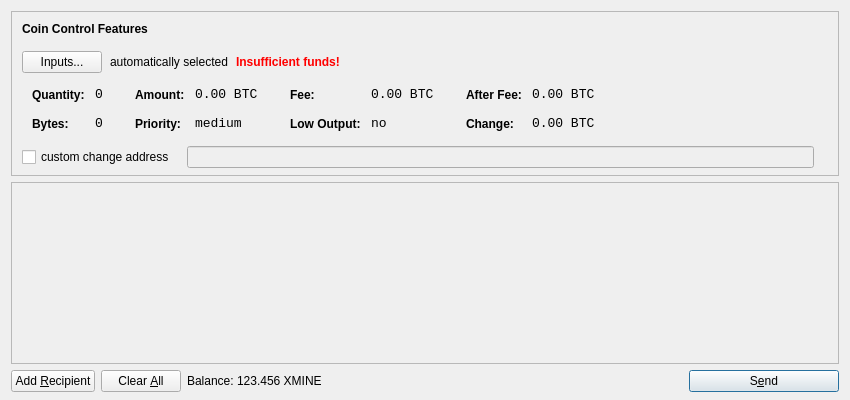
<?xml version="1.0" encoding="UTF-8"?>
<ui version="4.0">
 <class>SendCoinsDialog</class>
 <widget class="QDialog" name="SendCoinsDialog">
  <property name="geometry">
   <rect>
    <x>0</x>
    <y>0</y>
    <width>850</width>
    <height>400</height>
   </rect>
  </property>
  <property name="windowTitle">
   <string>Send Coins</string>
  </property>
  <layout class="QVBoxLayout" name="verticalLayout" stretch="0,1,0">
   <property name="bottomMargin">
    <number>8</number>
   </property>
   <item>
    <widget class="QFrame" name="frameCoinControl">
     <property name="sizePolicy">
      <sizepolicy hsizetype="Expanding" vsizetype="Expanding">
       <horstretch>0</horstretch>
       <verstretch>0</verstretch>
      </sizepolicy>
     </property>
     <property name="maximumSize">
      <size>
       <width>16777215</width>
       <height>16777215</height>
      </size>
     </property>
     <property name="frameShape">
      <enum>QFrame::StyledPanel</enum>
     </property>
     <property name="frameShadow">
      <enum>QFrame::Sunken</enum>
     </property>
     <layout class="QVBoxLayout" name="verticalLayoutCoinControl2">
      <property name="spacing">
       <number>-1</number>
      </property>
      <property name="leftMargin">
       <number>0</number>
      </property>
      <property name="topMargin">
       <number>0</number>
      </property>
      <property name="rightMargin">
       <number>0</number>
      </property>
      <property name="bottomMargin">
       <number>6</number>
      </property>
      <item>
       <layout class="QVBoxLayout" name="verticalLayoutCoinControl" stretch="0,0,0,0,1">
        <property name="spacing">
         <number>0</number>
        </property>
        <property name="leftMargin">
         <number>10</number>
        </property>
        <property name="topMargin">
         <number>10</number>
        </property>
        <item>
         <layout class="QHBoxLayout" name="horizontalLayoutCoinControl1">
          <property name="bottomMargin">
           <number>15</number>
          </property>
          <item>
           <widget class="QLabel" name="labelCoinControlFeatures">
            <property name="sizePolicy">
             <sizepolicy hsizetype="Preferred" vsizetype="Maximum">
              <horstretch>0</horstretch>
              <verstretch>0</verstretch>
             </sizepolicy>
            </property>
            <property name="font">
             <font>
              <weight>75</weight>
              <bold>true</bold>
             </font>
            </property>
            <property name="styleSheet">
             <string notr="true">font-weight:bold;</string>
            </property>
            <property name="text">
             <string>Coin Control Features</string>
            </property>
           </widget>
          </item>
         </layout>
        </item>
        <item>
         <layout class="QHBoxLayout" name="horizontalLayoutCoinControl2" stretch="0,0,0,0">
          <property name="spacing">
           <number>8</number>
          </property>
          <property name="bottomMargin">
           <number>10</number>
          </property>
          <item>
           <widget class="QPushButton" name="pushButtonCoinControl">
            <property name="styleSheet">
             <string notr="true"/>
            </property>
            <property name="text">
             <string>Inputs...</string>
            </property>
           </widget>
          </item>
          <item>
           <widget class="QLabel" name="labelCoinControlAutomaticallySelected">
            <property name="text">
             <string>automatically selected</string>
            </property>
            <property name="margin">
             <number>5</number>
            </property>
           </widget>
          </item>
          <item>
           <widget class="QLabel" name="labelCoinControlInsuffFunds">
            <property name="font">
             <font>
              <weight>75</weight>
              <bold>true</bold>
             </font>
            </property>
            <property name="styleSheet">
             <string notr="true">color:red;font-weight:bold;</string>
            </property>
            <property name="text">
             <string>Insufficient funds!</string>
            </property>
            <property name="margin">
             <number>5</number>
            </property>
           </widget>
          </item>
          <item>
           <spacer name="horizontalSpacerCoinControl">
            <property name="orientation">
             <enum>Qt::Horizontal</enum>
            </property>
            <property name="sizeHint" stdset="0">
             <size>
              <width>40</width>
              <height>1</height>
             </size>
            </property>
           </spacer>
          </item>
         </layout>
        </item>
        <item>
         <widget class="QWidget" name="widgetCoinControl" native="true">
          <property name="sizePolicy">
           <sizepolicy hsizetype="Preferred" vsizetype="Preferred">
            <horstretch>0</horstretch>
            <verstretch>0</verstretch>
           </sizepolicy>
          </property>
          <property name="minimumSize">
           <size>
            <width>0</width>
            <height>0</height>
           </size>
          </property>
          <property name="styleSheet">
           <string notr="true"/>
          </property>
          <layout class="QHBoxLayout" name="horizontalLayoutCoinControl5">
           <property name="margin">
            <number>0</number>
           </property>
           <item>
            <layout class="QHBoxLayout" name="horizontalLayoutCoinControl3" stretch="0,0,0,1">
             <property name="spacing">
              <number>20</number>
             </property>
             <property name="topMargin">
              <number>0</number>
             </property>
             <property name="bottomMargin">
              <number>10</number>
             </property>
             <item>
              <layout class="QFormLayout" name="formLayoutCoinControl1">
               <property name="horizontalSpacing">
                <number>10</number>
               </property>
               <property name="verticalSpacing">
                <number>14</number>
               </property>
               <property name="leftMargin">
                <number>10</number>
               </property>
               <property name="topMargin">
                <number>4</number>
               </property>
               <property name="rightMargin">
                <number>6</number>
               </property>
               <item row="0" column="0">
                <widget class="QLabel" name="labelCoinControlQuantityText">
                 <property name="styleSheet">
                  <string notr="true">font-weight:bold;</string>
                 </property>
                 <property name="text">
                  <string>Quantity:</string>
                 </property>
                 <property name="margin">
                  <number>0</number>
                 </property>
                </widget>
               </item>
               <item row="0" column="1">
                <widget class="QLabel" name="labelCoinControlQuantity">
                 <property name="font">
                  <font>
                   <family>Monospace</family>
                   <pointsize>10</pointsize>
                  </font>
                 </property>
                 <property name="cursor">
                  <cursorShape>IBeamCursor</cursorShape>
                 </property>
                 <property name="contextMenuPolicy">
                  <enum>Qt::ActionsContextMenu</enum>
                 </property>
                 <property name="text">
                  <string notr="true">0</string>
                 </property>
                 <property name="margin">
                  <number>0</number>
                 </property>
                 <property name="textInteractionFlags">
                  <set>Qt::LinksAccessibleByMouse|Qt::TextSelectableByKeyboard|Qt::TextSelectableByMouse</set>
                 </property>
                </widget>
               </item>
               <item row="1" column="0">
                <widget class="QLabel" name="labelCoinControlBytesText">
                 <property name="styleSheet">
                  <string notr="true">font-weight:bold;</string>
                 </property>
                 <property name="text">
                  <string>Bytes:</string>
                 </property>
                </widget>
               </item>
               <item row="1" column="1">
                <widget class="QLabel" name="labelCoinControlBytes">
                 <property name="font">
                  <font>
                   <family>Monospace</family>
                   <pointsize>10</pointsize>
                  </font>
                 </property>
                 <property name="cursor">
                  <cursorShape>IBeamCursor</cursorShape>
                 </property>
                 <property name="contextMenuPolicy">
                  <enum>Qt::ActionsContextMenu</enum>
                 </property>
                 <property name="text">
                  <string notr="true">0</string>
                 </property>
                 <property name="textInteractionFlags">
                  <set>Qt::LinksAccessibleByMouse|Qt::TextSelectableByKeyboard|Qt::TextSelectableByMouse</set>
                 </property>
                </widget>
               </item>
              </layout>
             </item>
             <item>
              <layout class="QFormLayout" name="formLayoutCoinControl2">
               <property name="horizontalSpacing">
                <number>10</number>
               </property>
               <property name="verticalSpacing">
                <number>14</number>
               </property>
               <property name="leftMargin">
                <number>6</number>
               </property>
               <property name="topMargin">
                <number>4</number>
               </property>
               <property name="rightMargin">
                <number>6</number>
               </property>
               <item row="0" column="0">
                <widget class="QLabel" name="labelCoinControlAmountText">
                 <property name="styleSheet">
                  <string notr="true">font-weight:bold;</string>
                 </property>
                 <property name="text">
                  <string>Amount:</string>
                 </property>
                 <property name="margin">
                  <number>0</number>
                 </property>
                </widget>
               </item>
               <item row="0" column="1">
                <widget class="QLabel" name="labelCoinControlAmount">
                 <property name="font">
                  <font>
                   <family>Monospace</family>
                   <pointsize>10</pointsize>
                  </font>
                 </property>
                 <property name="cursor">
                  <cursorShape>IBeamCursor</cursorShape>
                 </property>
                 <property name="contextMenuPolicy">
                  <enum>Qt::ActionsContextMenu</enum>
                 </property>
                 <property name="text">
                  <string notr="true">0.00 BTC</string>
                 </property>
                 <property name="textInteractionFlags">
                  <set>Qt::LinksAccessibleByMouse|Qt::TextSelectableByKeyboard|Qt::TextSelectableByMouse</set>
                 </property>
                </widget>
               </item>
               <item row="1" column="0">
                <widget class="QLabel" name="labelCoinControlPriorityText">
                 <property name="styleSheet">
                  <string notr="true">font-weight:bold;</string>
                 </property>
                 <property name="text">
                  <string>Priority:</string>
                 </property>
                </widget>
               </item>
               <item row="1" column="1">
                <widget class="QLabel" name="labelCoinControlPriority">
                 <property name="font">
                  <font>
                   <family>Monospace</family>
                   <pointsize>10</pointsize>
                  </font>
                 </property>
                 <property name="cursor">
                  <cursorShape>IBeamCursor</cursorShape>
                 </property>
                 <property name="contextMenuPolicy">
                  <enum>Qt::ActionsContextMenu</enum>
                 </property>
                 <property name="text">
                  <string>medium</string>
                 </property>
                 <property name="textInteractionFlags">
                  <set>Qt::LinksAccessibleByMouse|Qt::TextSelectableByKeyboard|Qt::TextSelectableByMouse</set>
                 </property>
                </widget>
               </item>
              </layout>
             </item>
             <item>
              <layout class="QFormLayout" name="formLayoutCoinControl3">
               <property name="horizontalSpacing">
                <number>10</number>
               </property>
               <property name="verticalSpacing">
                <number>14</number>
               </property>
               <property name="leftMargin">
                <number>6</number>
               </property>
               <property name="topMargin">
                <number>4</number>
               </property>
               <property name="rightMargin">
                <number>6</number>
               </property>
               <item row="0" column="0">
                <widget class="QLabel" name="labelCoinControlFeeText">
                 <property name="styleSheet">
                  <string notr="true">font-weight:bold;</string>
                 </property>
                 <property name="text">
                  <string>Fee:</string>
                 </property>
                 <property name="margin">
                  <number>0</number>
                 </property>
                </widget>
               </item>
               <item row="0" column="1">
                <widget class="QLabel" name="labelCoinControlFee">
                 <property name="font">
                  <font>
                   <family>Monospace</family>
                   <pointsize>10</pointsize>
                  </font>
                 </property>
                 <property name="cursor">
                  <cursorShape>IBeamCursor</cursorShape>
                 </property>
                 <property name="contextMenuPolicy">
                  <enum>Qt::ActionsContextMenu</enum>
                 </property>
                 <property name="text">
                  <string notr="true">0.00 BTC</string>
                 </property>
                 <property name="textInteractionFlags">
                  <set>Qt::LinksAccessibleByMouse|Qt::TextSelectableByKeyboard|Qt::TextSelectableByMouse</set>
                 </property>
                </widget>
               </item>
               <item row="1" column="0">
                <widget class="QLabel" name="labelCoinControlLowOutputText">
                 <property name="styleSheet">
                  <string notr="true">font-weight:bold;</string>
                 </property>
                 <property name="text">
                  <string>Low Output:</string>
                 </property>
                </widget>
               </item>
               <item row="1" column="1">
                <widget class="QLabel" name="labelCoinControlLowOutput">
                 <property name="font">
                  <font>
                   <family>Monospace</family>
                   <pointsize>10</pointsize>
                  </font>
                 </property>
                 <property name="cursor">
                  <cursorShape>IBeamCursor</cursorShape>
                 </property>
                 <property name="contextMenuPolicy">
                  <enum>Qt::ActionsContextMenu</enum>
                 </property>
                 <property name="text">
                  <string>no</string>
                 </property>
                 <property name="textInteractionFlags">
                  <set>Qt::LinksAccessibleByMouse|Qt::TextSelectableByKeyboard|Qt::TextSelectableByMouse</set>
                 </property>
                </widget>
               </item>
              </layout>
             </item>
             <item>
              <layout class="QFormLayout" name="formLayoutCoinControl4">
               <property name="horizontalSpacing">
                <number>10</number>
               </property>
               <property name="verticalSpacing">
                <number>14</number>
               </property>
               <property name="leftMargin">
                <number>6</number>
               </property>
               <property name="topMargin">
                <number>4</number>
               </property>
               <property name="rightMargin">
                <number>6</number>
               </property>
               <item row="0" column="0">
                <widget class="QLabel" name="labelCoinControlAfterFeeText">
                 <property name="styleSheet">
                  <string notr="true">font-weight:bold;</string>
                 </property>
                 <property name="text">
                  <string>After Fee:</string>
                 </property>
                 <property name="margin">
                  <number>0</number>
                 </property>
                </widget>
               </item>
               <item row="0" column="1">
                <widget class="QLabel" name="labelCoinControlAfterFee">
                 <property name="font">
                  <font>
                   <family>Monospace</family>
                   <pointsize>10</pointsize>
                  </font>
                 </property>
                 <property name="cursor">
                  <cursorShape>IBeamCursor</cursorShape>
                 </property>
                 <property name="contextMenuPolicy">
                  <enum>Qt::ActionsContextMenu</enum>
                 </property>
                 <property name="text">
                  <string notr="true">0.00 BTC</string>
                 </property>
                 <property name="textInteractionFlags">
                  <set>Qt::LinksAccessibleByMouse|Qt::TextSelectableByKeyboard|Qt::TextSelectableByMouse</set>
                 </property>
                </widget>
               </item>
               <item row="1" column="0">
                <widget class="QLabel" name="labelCoinControlChangeText">
                 <property name="styleSheet">
                  <string notr="true">font-weight:bold;</string>
                 </property>
                 <property name="text">
                  <string>Change:</string>
                 </property>
                </widget>
               </item>
               <item row="1" column="1">
                <widget class="QLabel" name="labelCoinControlChange">
                 <property name="font">
                  <font>
                   <family>Monospace</family>
                   <pointsize>10</pointsize>
                  </font>
                 </property>
                 <property name="cursor">
                  <cursorShape>IBeamCursor</cursorShape>
                 </property>
                 <property name="contextMenuPolicy">
                  <enum>Qt::ActionsContextMenu</enum>
                 </property>
                 <property name="text">
                  <string notr="true">0.00 BTC</string>
                 </property>
                 <property name="textInteractionFlags">
                  <set>Qt::LinksAccessibleByMouse|Qt::TextSelectableByKeyboard|Qt::TextSelectableByMouse</set>
                 </property>
                </widget>
               </item>
              </layout>
             </item>
            </layout>
           </item>
          </layout>
         </widget>
        </item>
        <item>
         <layout class="QHBoxLayout" name="horizontalLayoutCoinControl4" stretch="0,0,0">
          <property name="spacing">
           <number>12</number>
          </property>
          <property name="sizeConstraint">
           <enum>QLayout::SetDefaultConstraint</enum>
          </property>
          <property name="topMargin">
           <number>5</number>
          </property>
          <property name="rightMargin">
           <number>5</number>
          </property>
          <item>
           <widget class="QCheckBox" name="checkBoxCoinControlChange">
            <property name="text">
             <string>custom change address</string>
            </property>
           </widget>
          </item>
          <item>
           <widget class="QLineEdit" name="lineEditCoinControlChange">
            <property name="enabled">
             <bool>false</bool>
            </property>
            <property name="sizePolicy">
             <sizepolicy hsizetype="Expanding" vsizetype="Fixed">
              <horstretch>0</horstretch>
              <verstretch>0</verstretch>
             </sizepolicy>
            </property>
           </widget>
          </item>
          <item>
           <widget class="QLabel" name="labelCoinControlChangeLabel">
            <property name="sizePolicy">
             <sizepolicy hsizetype="Preferred" vsizetype="Expanding">
              <horstretch>0</horstretch>
              <verstretch>0</verstretch>
             </sizepolicy>
            </property>
            <property name="minimumSize">
             <size>
              <width>0</width>
              <height>0</height>
             </size>
            </property>
            <property name="text">
             <string/>
            </property>
            <property name="margin">
             <number>3</number>
            </property>
           </widget>
          </item>
         </layout>
        </item>
        <item>
         <spacer name="verticalSpacerCoinControl">
          <property name="orientation">
           <enum>Qt::Vertical</enum>
          </property>
          <property name="sizeHint" stdset="0">
           <size>
            <width>800</width>
            <height>1</height>
           </size>
          </property>
         </spacer>
        </item>
       </layout>
      </item>
     </layout>
    </widget>
   </item>
   <item>
    <widget class="QScrollArea" name="scrollArea">
     <property name="widgetResizable">
      <bool>true</bool>
     </property>
     <widget class="QWidget" name="scrollAreaWidgetContents">
      <property name="geometry">
       <rect>
        <x>0</x>
        <y>0</y>
        <width>830</width>
        <height>165</height>
       </rect>
      </property>
      <layout class="QVBoxLayout" name="verticalLayout_2">
       <property name="margin">
        <number>0</number>
       </property>
       <item>
        <layout class="QVBoxLayout" name="entries">
         <property name="spacing">
          <number>6</number>
         </property>
        </layout>
       </item>
       <item>
        <spacer name="verticalSpacer">
         <property name="orientation">
          <enum>Qt::Vertical</enum>
         </property>
         <property name="sizeHint" stdset="0">
          <size>
           <width>20</width>
           <height>40</height>
          </size>
         </property>
        </spacer>
       </item>
      </layout>
     </widget>
    </widget>
   </item>
   <item>
    <layout class="QHBoxLayout" name="horizontalLayout">
     <item>
      <widget class="QPushButton" name="addButton">
       <property name="toolTip">
        <string>Send to multiple recipients at once</string>
       </property>
       <property name="text">
        <string>Add &amp;Recipient</string>
       </property>
       <property name="icon">
        <iconset resource="../bitcoin.qrc">
         <normaloff>:/icons/add</normaloff>:/icons/add</iconset>
       </property>
       <property name="autoDefault">
        <bool>false</bool>
       </property>
      </widget>
     </item>
     <item>
      <widget class="QPushButton" name="clearButton">
       <property name="sizePolicy">
        <sizepolicy hsizetype="Minimum" vsizetype="Fixed">
         <horstretch>0</horstretch>
         <verstretch>0</verstretch>
        </sizepolicy>
       </property>
       <property name="toolTip">
        <string>Remove all transaction fields</string>
       </property>
       <property name="text">
        <string>Clear &amp;All</string>
       </property>
       <property name="icon">
        <iconset resource="../bitcoin.qrc">
         <normaloff>:/icons/remove</normaloff>:/icons/remove</iconset>
       </property>
       <property name="autoRepeatDelay">
        <number>300</number>
       </property>
       <property name="autoDefault">
        <bool>false</bool>
       </property>
      </widget>
     </item>
     <item>
      <layout class="QHBoxLayout" name="horizontalLayout_2">
       <property name="spacing">
        <number>3</number>
       </property>
       <item>
        <widget class="QLabel" name="label">
         <property name="text">
          <string>Balance:</string>
         </property>
        </widget>
       </item>
       <item>
        <widget class="QLabel" name="labelBalance">
         <property name="cursor">
          <cursorShape>IBeamCursor</cursorShape>
         </property>
         <property name="text">
          <string>123.456 XMINE</string>
         </property>
         <property name="textInteractionFlags">
          <set>Qt::LinksAccessibleByMouse|Qt::TextSelectableByKeyboard|Qt::TextSelectableByMouse</set>
         </property>
        </widget>
       </item>
      </layout>
     </item>
     <item>
      <spacer name="horizontalSpacer">
       <property name="orientation">
        <enum>Qt::Horizontal</enum>
       </property>
       <property name="sizeHint" stdset="0">
        <size>
         <width>40</width>
         <height>20</height>
        </size>
       </property>
      </spacer>
     </item>
     <item>
      <widget class="QPushButton" name="sendButton">
       <property name="minimumSize">
        <size>
         <width>150</width>
         <height>0</height>
        </size>
       </property>
       <property name="toolTip">
        <string>Confirm the send action</string>
       </property>
       <property name="text">
        <string>S&amp;end</string>
       </property>
       <property name="icon">
        <iconset resource="../bitcoin.qrc">
         <normaloff>:/icons/send</normaloff>:/icons/send</iconset>
       </property>
       <property name="default">
        <bool>true</bool>
       </property>
      </widget>
     </item>
    </layout>
   </item>
  </layout>
 </widget>
 <resources>
  <include location="../bitcoin.qrc"/>
 </resources>
 <connections/>
</ui>
